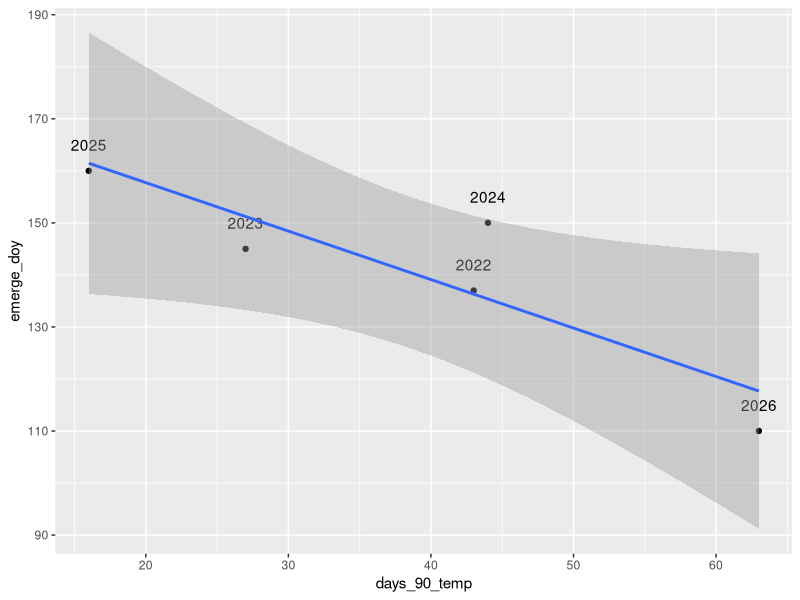
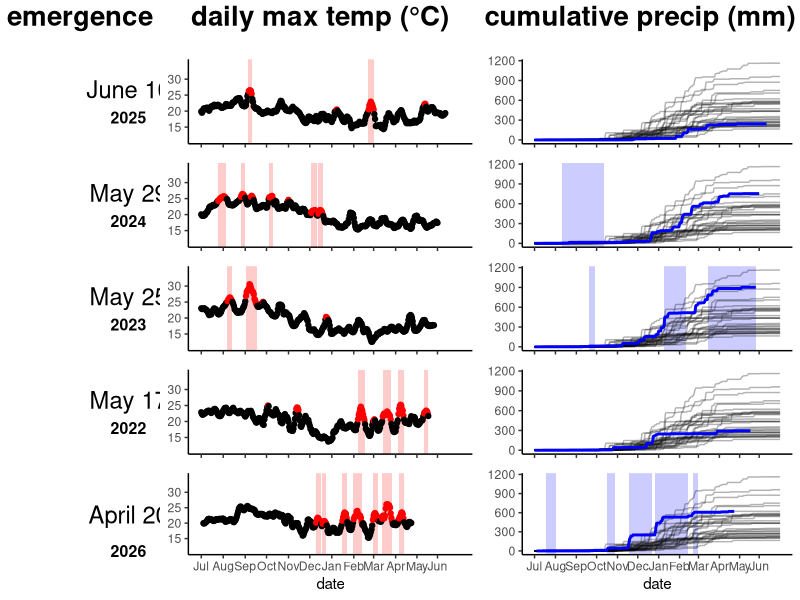
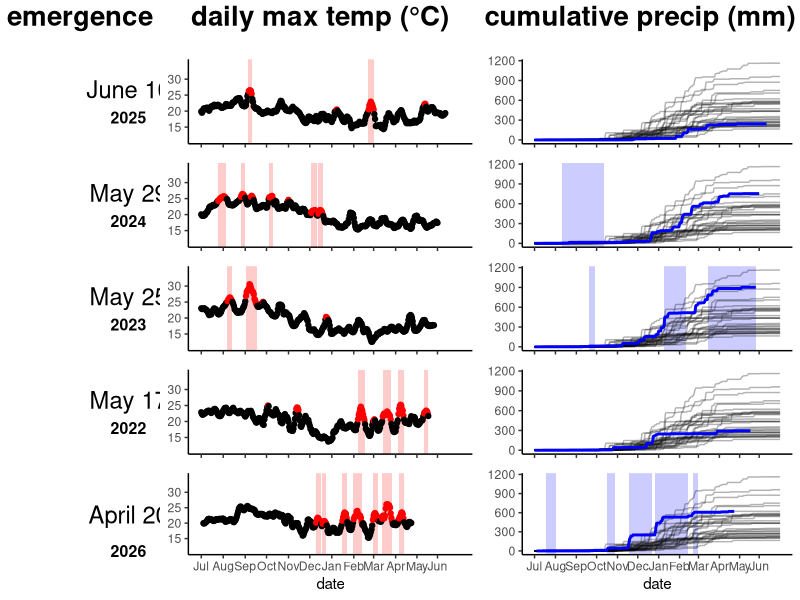

R code for these plots, in order:
# early emergence - weather
# charles thrift
# 3 august 2026

#######
# 0. Set working directory and load libraries
setwd("~/ground_nest/scripts")
library(tidyverse)
library(lubridate)

#######
# 1. Read in climate data, accessed via PRISM, https://prism.oregonstate.edu/explorer/
target <- read_csv("../data/prism_2025-26_data.csv") # weather experienced by the bees which emerged in 2026

climate <- read_csv("../data/prism_1991_2020_daily.csv") # weather at this site through time, 1991 to 2021
climate <- climate %>% 
  mutate(ymd = ymd(Date),
         doy = yday(ymd),
         year = year(Date)) %>% 
  filter(year < 2022) 

#######
# 2. Calculate 7-day rolling mean values of each weather parameter in the target year
target <- target %>%
  arrange(doy_custom) %>%
  mutate(tmax_roll7 = 
           slider::slide_dbl(
             tmax_degC,mean,.before = 3,.after = 3,.complete = TRUE),
         tmin_roll7 = 
           slider::slide_dbl(
             tmin_degC,mean,.before = 3,.after = 3,.complete = TRUE),
         tmean_roll7 = 
           slider::slide_dbl(
             tmean_degC,mean,.before = 3,.after = 3,.complete = TRUE),
         ppt_sum7 = 
           slider::slide_dbl(
             ppt_cm,sum,.before = 3,.after = 3,.complete = TRUE)
           )

target <- target %>% 
  filter(Date > "2025-06-30",
         Date < "2026-04-21")

#######
# 3. Calculate 30-year normals (7-day rolling mean values of each weather parameter through all years)
climate <- climate %>%
  arrange(ymd) %>%
  mutate(
    tmax_roll7 = 
      slider::slide_dbl(
        tmax_degC,mean,.before = 3,.after = 3,.complete = TRUE),
    tmin_roll7 = 
      slider::slide_dbl(
        tmin_degC,mean,.before = 3,.after = 3,.complete = TRUE),
    tmean_roll7 = 
      slider::slide_dbl(
        tmean_degC,mean,.before = 3,.after = 3,.complete = TRUE),
    ppt_sum7 = 
      slider::slide_dbl(
        ppt_cm,sum,.before = 3,.after = 3,.complete = TRUE)
  ) 

climate <- climate %>%
  mutate(
    water_year = if_else(month(ymd) >= 7,
                         year(ymd) + 1L,
                         year(ymd))
  ) %>%
  arrange(ymd) %>%
  group_by(water_year) %>%
  mutate(
    cumulative_ppt = cumsum(coalesce(ppt_cm, 0)),
    doy_custom = row_number()
  ) %>%
  ungroup()

climate <- climate %>% # filter to the days of interest
  filter(ymd > "1991-06-30",
         ymd < "2021-07-01")

#######
# 4. Compare 2025-26 observed values to 30-year normals
target_comp <- target
target_comp$tmax_percentile <-
  map2_dbl(
    target_comp$doy,
    target_comp$tmax_roll7,
    function(d, x){
      ref <- climate %>%
        filter(abs(doy - d) <= 7)
      ecdf(ref$tmax_roll7)(x)
    }
  )
target_comp$tmin_percentile <-
  map2_dbl(
    target_comp$doy,
    target_comp$tmin_roll7,
    function(d, x){
      ref <- climate %>%
        filter(abs(doy - d) <= 7)
      ecdf(ref$tmin_roll7)(x)
    }
  )
target_comp$tmean_percentile <-
  map2_dbl(
    target_comp$doy,
    target_comp$tmean_roll7,
    function(d, x){
      ref <- climate %>%
        filter(abs(doy - d) <= 7)
      ecdf(ref$tmean_roll7)(x)
    }
  )
target_comp$pptSum_percentile <-
  map2_dbl(
    target_comp$doy,
    target_comp$ppt_sum7,
    function(d, x){
      ref <- climate %>%
        filter(abs(doy - d) <= 7)
      ecdf(ref$ppt_sum7)(x)
    }
  )
target_comp$cumPpt_percentile <-
  map2_dbl(
    target_comp$doy,
    target_comp$cumPpt_cm,
    function(d, x){
      ref <- climate %>%
        filter(abs(doy - d) <= 7)
      ecdf(ref$cumulative_ppt)(x)
    }
  )

target_comp <- target_comp %>% 
  mutate(cumPpt_percentile = 
           if_else(cumPpt_cm < 0.01, 0.00, cumPpt_percentile))

  
# calculate sustained periods of high percentiles (change threshold to change percentile cutoff)
make_rects <- function(data, percentile_col, threshold = 0.90, min_days = 5) {
  
  data %>%
    mutate(
      high = {{ percentile_col }} > threshold,
      group = cumsum(high != lag(high, default = FALSE))
    ) %>%
    filter(high) %>%
    group_by(group) %>%
    summarise(
      n = n(),
      xmin = min(doy_custom) - 0.5,
      xmax = max(doy_custom) + 0.5,
      .groups = "drop"
    ) %>%
    filter(n >= min_days)
  
}

ppt_rects   <- make_rects(target_comp, cumPpt_percentile)
tmax_rects  <- make_rects(target_comp, tmax_percentile)
tmin_rects  <- make_rects(target_comp, tmin_percentile)
tmean_rects <- make_rects(target_comp, tmean_percentile)

# count days above the 90% percentile
cd_dailymax <- target_comp %>% 
  filter(tmax_percentile > 0.90) %>% 
  summarise(count = n()) # 63
cd_dailymin <- target_comp %>% 
  filter(tmin_percentile > 0.90) %>% 
  summarise(count = n()) # 90
cd_dailymean <- target_comp %>% 
  filter(tmean_percentile > 0.90) %>% 
  summarise(count = n()) # 102
cd_cumprecip <- target_comp %>% 
  filter(cumPpt_percentile > 0.90) %>% 
  summarise(count = n()) # 119

#######
# 6. Repeat above steps for the 2022, 23, 24, and 25 emergence years
target_early <- read_csv("../data/prism_1991_2020_daily.csv") # weather at this site through time, 1991 to 2021
target_early <- target_early %>% 
  mutate(ymd = ymd(Date),
         doy = yday(ymd),
         year = year(Date)) %>% 
  filter(year > 2020) 

target_early <- target_early %>%
  mutate(water_year = if_else(month(ymd) >= 7,
                         year(ymd) + 1L,
                         year(ymd)),
          doy_custom_early = row_number() # doesn't reset
  ) %>%
  arrange(ymd) %>%
  group_by(water_year) %>%
  mutate(
    cumulative_ppt = cumsum(coalesce(ppt_cm, 0)),
    doy_custom = row_number() # resets each water year
  ) %>%
  ungroup() 

target_early <- target_early %>%
  arrange(doy_custom_early) %>%
  mutate(tmax_roll7 = 
           slider::slide_dbl(
             tmax_degC,mean,.before = 3,.after = 3,.complete = TRUE),
         tmin_roll7 = 
           slider::slide_dbl(
             tmin_degC,mean,.before = 3,.after = 3,.complete = TRUE),
         tmean_roll7 = 
           slider::slide_dbl(
             tmean_degC,mean,.before = 3,.after = 3,.complete = TRUE),
         ppt_sum7 = 
           slider::slide_dbl(
             ppt_cm,sum,.before = 3,.after = 3,.complete = TRUE)
  )

target_early <- target_early %>% 
  filter(Date > "2021-06-30",
         Date < "2025-06-11")

#######
# 7. Compare 2022-25 observed values to 30-year normals
target_comp_e <- target_early
target_comp_e$tmax_percentile <-
  map2_dbl(
    target_comp_e$doy,
    target_comp_e$tmax_roll7,
    function(d, x){
      ref <- climate %>%
        filter(abs(doy - d) <= 7)
      ecdf(ref$tmax_roll7)(x)
    }
  )
target_comp_e$tmin_percentile <-
  map2_dbl(
    target_comp_e$doy,
    target_comp_e$tmin_roll7,
    function(d, x){
      ref <- climate %>%
        filter(abs(doy - d) <= 7)
      ecdf(ref$tmin_roll7)(x)
    }
  )
target_comp_e$tmean_percentile <-
  map2_dbl(
    target_comp_e$doy,
    target_comp_e$tmean_roll7,
    function(d, x){
      ref <- climate %>%
        filter(abs(doy - d) <= 7)
      ecdf(ref$tmean_roll7)(x)
    }
  )
target_comp_e$pptSum_percentile <-
  map2_dbl(
    target_comp_e$doy,
    target_comp_e$ppt_sum7,
    function(d, x){
      ref <- climate %>%
        filter(abs(doy - d) <= 7)
      ecdf(ref$ppt_sum7)(x)
    }
  )
target_comp_e$cumPpt_percentile <-
  map2_dbl(
    target_comp_e$doy,
    target_comp_e$cumulative_ppt,
    function(d, x){
      ref <- climate %>%
        filter(abs(doy - d) <= 7)
      ecdf(ref$cumulative_ppt)(x)
    }
  )


#######
# 8. Split up by emergence year
test22 <- target_comp_e %>% 
  filter(water_year == 2022,
         Date < "2022-05-18") #day after emergence
test23 <- target_comp_e %>% 
  filter(water_year == 2023,
         Date < "2023-05-26") #day after emergence
test24 <- target_comp_e %>% 
  filter(water_year == 2024,
         Date < "2024-05-30") #day after emergence
test25 <- target_comp_e %>% 
  filter(water_year == 2025,
         Date < "2025-06-11") #day after emergence

# for 2022: calculate sustained periods of high percentiles
ppt_rects_22 <- make_rects(test22, cumPpt_percentile) # note, nothing is above the percentile threshold for this variable this year
tmax_rects_22 <- make_rects(test22, tmax_percentile)
tmin_rects_22 <- make_rects(test22, tmin_percentile)
tmean_rects_22 <- make_rects(test22, tmean_percentile)

# for 2023: calculate sustained periods of high percentiles
ppt_rects_23 <- make_rects(test23, cumPpt_percentile)
tmax_rects_23 <- make_rects(test23, tmax_percentile)
tmin_rects_23 <- make_rects(test23, tmin_percentile)
tmean_rects_23 <- make_rects(test23, tmean_percentile)

# for 2024: calculate sustained periods of high percentiles
ppt_rects_24 <- make_rects(test24, cumPpt_percentile)
tmax_rects_24 <- make_rects(test24, tmax_percentile)
tmin_rects_24 <- make_rects(test24, tmin_percentile)
tmean_rects_24 <- make_rects(test24, tmean_percentile)

# for 2025: calculate sustained periods of high percentiles
ppt_rects_25 <- make_rects(test25, cumPpt_percentile)
tmax_rects_25 <- make_rects(test25, tmax_percentile)
tmin_rects_25 <- make_rects(test25, tmin_percentile)
tmean_rects_25 <- make_rects(test25, tmean_percentile)

# count the number of days above 90% for each year
# ppt:
count22 <- test22 %>% filter(cumPpt_percentile > 0.9)
count23 <- test23 %>% filter(cumPpt_percentile > 0.9)
count24 <- test24 %>% filter(cumPpt_percentile > 0.9)
count25 <- test25 %>% filter(cumPpt_percentile > 0.9)
count26 <- target_comp %>% filter(cumPpt_percentile > 0.9)

count22t <- test22 %>% filter(tmax_percentile > 0.9)
count23t <- test23 %>% filter(tmax_percentile > 0.9)
count24t <- test24 %>% filter(tmax_percentile > 0.9)
count25t <- test25 %>% filter(tmax_percentile > 0.9)
count26t <- target_comp %>% filter(tmax_percentile > 0.9)

compare_days <- data.frame(
  year = c(2022,2023,2024,2025,2026),
  days_90_temp = c(nrow(count22t),nrow(count23t),nrow(count24t),
                   nrow(count25t),nrow(count26t)),
  days_90_ppt = c(nrow(count22),nrow(count23),nrow(count24),
                  nrow(count25),nrow(count26)),
  emerge_doy = c(137,145,150,160,110)
                           )

ggplot(compare_days, aes(days_90_temp,emerge_doy))+
  geom_point()+
  geom_text(aes(label = year), nudge_y = 5, check_overlap = TRUE)+
  geom_smooth(method = "lm")

summary(lm(emerge_doy ~ days_90_temp, data = compare_days))

# growing days
t22_gdd <- test22 |> filter(doy_custom > 184) |> summarise(cstemp = sum(tmean_degC))
t23_gdd <- test23|> filter(doy_custom > 184) |> summarise(cstemp = sum(tmean_degC))
t24_gdd <- test24|> filter(doy_custom > 184) |> summarise(cstemp = sum(tmean_degC))
t25_gdd <- test25|> filter(doy_custom > 184) |> summarise(cstemp = sum(tmean_degC))
t26_gdd <- target_comp|> filter(doy_custom > 184) |> summarise(cstemp = sum(tmean_degC))

#######
# 9. Plot observed values (years 2022-25) and percent of 30-year normals
## Plot 1: Daily Max Temp
gmax22 <- ggplot()+
  geom_rect(data = tmax_rects_22,
            aes(xmin = xmin,xmax = xmax,ymin = -Inf,ymax = Inf),
            inherit.aes = FALSE,
            fill = "red",
            alpha = 0.2) +
  geom_line(data = test22, aes(x = doy_custom, y = tmax_roll7))+
  geom_point(data = test22, aes(x = doy_custom, y = tmax_roll7,
                                     color = tmax_percentile>.90))+
  scale_color_manual(values = c("TRUE" = "red",
                                "FALSE" = "black"))+
  scale_y_continuous(labels = scales::label_number(accuracy = 1),
                     limits = c(11,35),
                     breaks = c(15,20,25,30))+
  theme_classic()+
  scale_x_continuous(limits = c(1,365),
                     breaks = c(1,32,63,93,124,154,185,216,244,275,
                                305,334),
                     labels = c("Jul","Aug","Sep",
                                "Oct","Nov","Dec",
                                "Jan","Feb","Mar",
                                "Apr","May","Jun"))+
  theme(legend.position = "none",
        axis.text.x = element_blank(),
        axis.title.x = element_blank(),
        axis.title.y = element_blank())

gmax23 <- ggplot()+
  geom_rect(data = tmax_rects_23,
            aes(xmin = xmin,xmax = xmax,ymin = -Inf,ymax = Inf),
            inherit.aes = FALSE,
            fill = "red",
            alpha = 0.2) +
  geom_line(data = test23, aes(x = doy_custom, y = tmax_roll7))+
  geom_point(data = test23, aes(x = doy_custom, y = tmax_roll7,
                                color = tmax_percentile>.90))+
  scale_color_manual(values = c("TRUE" = "red",
                                "FALSE" = "black"))+
  scale_y_continuous(labels = scales::label_number(accuracy = 1),
                     limits = c(11,35),
                     breaks = c(15,20,25,30))+
  theme_classic()+
  scale_x_continuous(limits = c(1,365),
                     breaks = c(1,32,63,93,124,154,185,216,244,275,
                                305,334))+
  theme(legend.position = "none",
        axis.text.x = element_blank(),
        axis.title.x = element_blank(),
        axis.title.y = element_blank())

gmax24 <- ggplot()+
  geom_rect(data = tmax_rects_24,
            aes(xmin = xmin,xmax = xmax,ymin = -Inf,ymax = Inf),
            inherit.aes = FALSE,
            fill = "red",
            alpha = 0.2) +
  geom_line(data = test24, aes(x = doy_custom, y = tmax_roll7))+
  geom_point(data = test24, aes(x = doy_custom, y = tmax_roll7,
                                color = tmax_percentile>.90))+
  scale_color_manual(values = c("TRUE" = "red",
                                "FALSE" = "black"))+
  scale_y_continuous(labels = scales::label_number(accuracy = 1),
                     limits = c(11,35),
                     breaks = c(15,20,25,30))+
  theme_classic()+
  scale_x_continuous(limits = c(1,365),
                     breaks = c(1,32,63,93,124,154,185,216,244,275,
                                305,334))+
  theme(legend.position = "none",
        axis.text.x = element_blank(),
        axis.title.x = element_blank(),
        axis.title.y = element_blank())

gmax25 <- ggplot()+
  geom_rect(data = tmax_rects_25,
            aes(xmin = xmin,xmax = xmax,ymin = -Inf,ymax = Inf),
            inherit.aes = FALSE,
            fill = "red",
            alpha = 0.2) +
  geom_line(data = test25, aes(x = doy_custom, y = tmax_roll7))+
  geom_point(data = test25, aes(x = doy_custom, y = tmax_roll7,
                                color = tmax_percentile>.90))+
  scale_color_manual(values = c("TRUE" = "red",
                                "FALSE" = "black"))+
  scale_y_continuous(labels = scales::label_number(accuracy = 1),
                     limits = c(11,35),
                     breaks = c(15,20,25,30))+
  theme_classic()+
  scale_x_continuous(limits = c(1,365),
                     breaks = c(1,32,63,93,124,154,185,216,244,275,
                                305,334))+
  theme(legend.position = "none",
        axis.text.x = element_blank(),
        axis.title.x = element_blank(),
        axis.title.y = element_blank())

## Plot 4: Cumulative Precipitation
# first, transform ppt from cm to mm
climate$cumulative_ppt <- 10*(climate$cumulative_ppt)
test22$cumulative_ppt <- 10*(test22$cumulative_ppt)
test23$cumulative_ppt <- 10*(test23$cumulative_ppt)
test24$cumulative_ppt <- 10*(test24$cumulative_ppt)
test25$cumulative_ppt <- 10*(test25$cumulative_ppt)
target_comp$cumPpt_cm <- 10*(target_comp$cumPpt_cm)

gppt22 <- ggplot()+
  geom_rect(data = ppt_rects_22, #####
            aes(xmin = xmin,xmax = xmax,ymin = -Inf,ymax = Inf),
            inherit.aes = FALSE,
            fill = "blue",
            alpha = 0.2) +
  geom_line(data = climate,
            aes(x = doy_custom, 
                y = cumulative_ppt, 
                group = water_year),
            alpha = 0.3)+
  geom_line(data = test22, ########
            aes(x = doy_custom,
                y = cumulative_ppt),
            color = "blue",
            linewidth = 1)+
  scale_x_continuous(limits = c(1,365),
                     breaks = c(1,32,63,93,124,154,185,216,244,275,
                                305,334),
                     labels = c("Jul","Aug","Sep",
                                "Oct","Nov","Dec",
                                "Jan","Feb","Mar",
                                "Apr","May","Jun"))+
  theme_classic()+
  theme(legend.position = "none",
        axis.text.x = element_blank(),
        axis.title.x = element_blank(),
        axis.title.y = element_blank())


gppt23 <- ggplot()+
  geom_rect(data = ppt_rects_23,
            aes(xmin = xmin,xmax = xmax,ymin = -Inf,ymax = Inf),
            inherit.aes = FALSE,
            fill = "blue",
            alpha = 0.2) +
  geom_line(data = climate,
            aes(x = doy_custom, 
                y = cumulative_ppt, 
                group = water_year),
            alpha = 0.3)+
  geom_line(data = test23,
            aes(x = doy_custom,
                y = cumulative_ppt),
            color = "blue",
            linewidth = 1)+
  theme_classic()+
  scale_x_continuous(limits = c(1,365),
                     breaks = c(1,32,63,93,124,154,185,216,244,275,
                                305,334))+
  theme(legend.position = "none",
        axis.text.x = element_blank(),
        axis.title.x = element_blank(),
        axis.title.y = element_blank())

gppt24 <- ggplot()+
  geom_rect(data = ppt_rects_24,
            aes(xmin = xmin,xmax = xmax,ymin = -Inf,ymax = Inf),
            inherit.aes = FALSE,
            fill = "blue",
            alpha = 0.2) +
  geom_line(data = climate,
            aes(x = doy_custom, 
                y = cumulative_ppt, 
                group = water_year),
            alpha = 0.3)+
  geom_line(data = test24,
            aes(x = doy_custom,
                y = cumulative_ppt),
            color = "blue",
            linewidth = 1)+
  theme_classic()+
  scale_x_continuous(limits = c(1,365),
                     breaks = c(1,32,63,93,124,154,185,216,244,275,
                                305,334))+
  theme(legend.position = "none",
        axis.text.x = element_blank(),
        axis.title.x = element_blank(),
        axis.title.y = element_blank())

gppt25 <- ggplot()+
  geom_rect(data = ppt_rects_25,
            aes(xmin = xmin,xmax = xmax,ymin = -Inf,ymax = Inf),
            inherit.aes = FALSE,
            fill = "blue",
            alpha = 0.2) +
  geom_line(data = climate,
            aes(x = doy_custom, 
                y = cumulative_ppt, 
                group = water_year),
            alpha = 0.3)+
  geom_line(data = test25,
            aes(x = doy_custom,
                y = cumulative_ppt),
            color = "blue",
            linewidth = 1)+
  theme_classic()+
  scale_x_continuous(limits = c(1,365),
                     breaks = c(1,32,63,93,124,154,185,216,244,275,
                                305,334))+
  theme(legend.position = "none",
        axis.text.x = element_blank(),
        axis.title.x = element_blank(),
        axis.title.y = element_blank())




#######
# 10. Plot observed values (years 2022-25) with 2026 year
gmax26 <- ggplot()+
  geom_rect(data = tmax_rects,
            aes(xmin = xmin,xmax = xmax,ymin = -Inf,ymax = Inf),
            inherit.aes = FALSE,
            fill = "red",
            alpha = 0.2) +
  geom_line(data = target_comp, aes(x = doy_custom, y = tmax_roll7))+
  geom_point(data = target_comp, aes(x = doy_custom, y = tmax_roll7,
                                     color = tmax_percentile>.90))+
  scale_color_manual(values = c("TRUE" = "red",
                                "FALSE" = "black"))+
  scale_y_continuous(labels = scales::label_number(accuracy = 1),
                     limits = c(11,35),
                     breaks = c(15,20,25,30))+
  theme_classic()+
  scale_x_continuous(limits = c(1,365),
                     breaks = c(1,32,63,93,124,154,185,216,244,275,
                                305,334),
                     labels = c("Jul","Aug","Sep",
                                "Oct","Nov","Dec",
                                "Jan","Feb","Mar",
                                "Apr","May","Jun"))+
  theme(legend.position = "none",
        axis.title.y = element_blank())+
  labs(x = "date")

gppt26 <- ggplot()+
  geom_rect(data = ppt_rects,
            aes(xmin = xmin,xmax = xmax,ymin = -Inf,ymax = Inf),
            inherit.aes = FALSE,
            fill = "blue",
            alpha = 0.2) +
  geom_line(data = climate,
            aes(x = doy_custom, 
                y = cumulative_ppt, 
                group = water_year),
            alpha = 0.3)+
  geom_line(data = target_comp, 
            aes(x = doy_custom,
                y = cumPpt_cm),
            color = "blue",
            linewidth = 1)+
  theme_classic()+
  scale_x_continuous(limits = c(1,365),
                     breaks = c(1,32,63,93,124,154,185,216,244,275,
                                305,334),
                     labels = c("Jul","Aug","Sep",
                                "Oct","Nov","Dec",
                                "Jan","Feb","Mar",
                                "Apr","May","Jun"))+
  theme(legend.position = "none",
        axis.title.y = element_blank())+
  labs(x = "date")


emerge_box <- ggplot() +
  annotate(
    "text",
    x = 0.5, y = 0.5,
    label = "emergence",
    size = 7,
    fontface = "bold",
    hjust = 0.5,
    vjust = 0
  ) +
  theme_void()
temp_box <- ggplot() +
  annotate(
    "text",
    x = 0.5, y = 0.5,
    label = "daily max temp (°C)",
    size = 7,
    fontface = "bold",
    hjust = 0.5,
    vjust = 0
  ) +
  theme_void()
ppt_box <- ggplot() +
  annotate(
    "text",
    x = 0.5, y = 0.5,
    label = "cumulative precip (mm)",
    size = 7,
    fontface = "bold",
    hjust = 0.5,
    vjust = 0
  ) +
  theme_void()
text_box22 <- ggplot() +
  annotate(
    "text",
    x = 0.5, y = 0.35,
    label = "2022",
    size = 4,
    fontface = "bold"
  ) +
  annotate(
    "text",
    x = 0.5, y = 0.65,
    label = "May 17",
    size = 6
  ) +
  xlim(0, .6) +
  ylim(0, 1) +
  theme_void()
text_box23 <- ggplot() +
  annotate(
    "text",
    x = 0.5, y = 0.35,
    label = "2023",
    size = 4,
    fontface = "bold"
  ) +
  annotate(
    "text",
    x = 0.5, y = 0.65,
    label = "May 25",
    size = 6
  ) +
  xlim(0, .6) +
  ylim(0, 1) +
  theme_void()
text_box24 <- ggplot() +
  annotate(
    "text",
    x = 0.5, y = 0.35,
    label = "2024",
    size = 4,
    fontface = "bold"
  ) +
  annotate(
    "text",
    x = 0.5, y = 0.65,
    label = "May 29",
    size = 6
  ) +
  xlim(0, .6) +
  ylim(0, 1) +
  theme_void()
text_box25 <- ggplot() +
  annotate(
    "text",
    x = 0.5, y = 0.35,
    label = "2025",
    size = 4,
    fontface = "bold"
  ) +
  annotate(
    "text",
    x = 0.5, y = 0.65,
    label = "June 10",
    size = 6
  ) +
  xlim(0, .6) +
  ylim(0, 1) +
  theme_void()
text_box26 <- ggplot() +
  annotate(
    "text",
    x = 0.5, y = 0.35,
    label = "2026",
    size = 4,
    fontface = "bold"
  ) +
  annotate(
    "text",
    x = 0.5, y = 0.65,
    label = "April 20",
    size = 6
  ) +
  xlim(0, .6) +
  ylim(0, 1) +
  theme_void()


cowplot::plot_grid(emerge_box,temp_box,ppt_box,
                   text_box25,gmax25,gppt25,
                   text_box24,gmax24,gppt24,
                   text_box23,gmax23,gppt23,
                   text_box22,gmax22,gppt22,
                   text_box26,gmax26,gppt26,
                   ncol = 3,nrow=6,
                   rel_heights = c(.5, 1, 1, 1, 1, 1.3),
                   rel_widths = c(.5,1,1))


ggsave("../figures/5years_lago.png",
       bg = "white",
       height = 20,
       width = 30,
       units = "cm")
